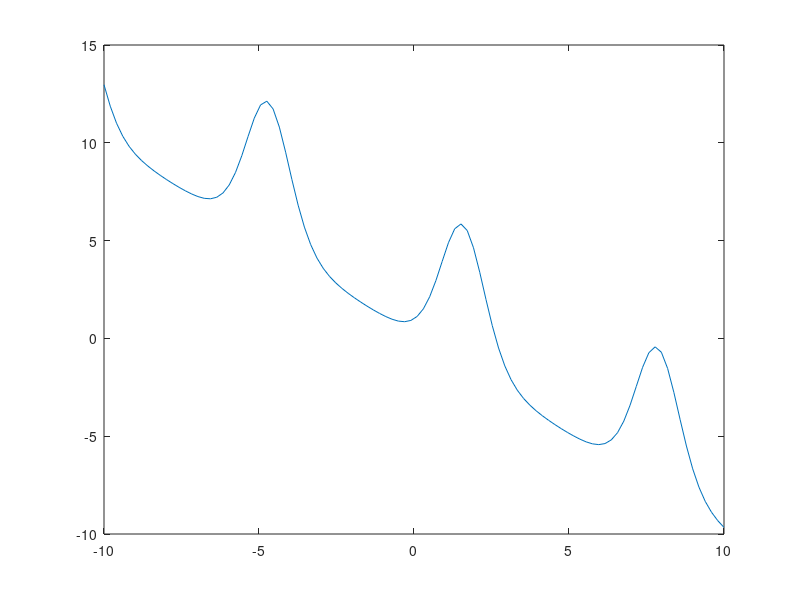

Write MATLAB code to recreate this figure. (Note: this script raises an error after producing the figure.)
%%%%%%%%%%%%%
% Problem 1 %
%%%%%%%%%%%%%

% Plot the function exp(2sinx) - x
x = linspace(-10,10);
figure(1)
plot(x,exp(2*sin(x))-x)

% Find a solution to exp(2sinx) - x = 0 using fzero
disp('The solution to the nonlinear equation using fzero is ')
func = @(x) exp(2*sin(x))-x;
x0 = 2;
fzero(func,x0)

% Write a Matlab function which returns the function value and its
% derivative for a given point
% > The derivative of exp(2sinx)-x is 2cosx*exp(2sinx)-1
% Find the matlab code for the function in h1p1ret.m

%%%%%%%%%%%%%
% Problem 2 %
%%%%%%%%%%%%%

% Write a Matlab function which implements the bisection method on exp(2sinx)-x
% with a tolerance of 10^-12.
% Find the matlab code for the function in h1p2ret.m
figure(2)
disp('Bisection method: ')
h1p2ret(-8,8,10^-12)
usrin = input('Enter the x value whose function value and derivative you want to know: ');
h1p1ret(usrin)
clearvars usrin;
hold on;

%%%%%%%%%%%%%
% Problem 3 %
%%%%%%%%%%%%%

% Implement Newton's method on exp(2sinx)-x. You will need the function 
% and derivative values. 
disp('Newton''s Method:')
usrin = input('Enter an initial guess: ')
h1p3ret(usrin,10^-12)
clearvars usrin;

% Try it out for multiple initial guesses.
% % for i=-6:6
% %     h1p3ret(i,10^-12)
% % end

%%%%%%%%%%%%%
% Problem 4 %
%%%%%%%%%%%%%

% Implement global Newton's method on exp(2sinx)-x. You will need to
% provide an initial interval, and then mash the bisection and Newton
% algorithms together.

disp('Global Newton''s Method:')
h1p4ret(-8,8,10^-12)
hold off;